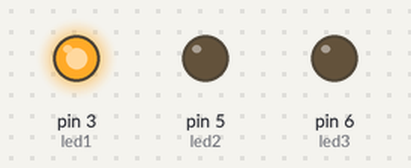
Bench run of a sketch on a simulated Arduino Uno, built with avr-gcc and run on an emulated ATmega328P. Shown: output pins drawn as LEDs (lit = HIGH).

Above: at 0.5 s.
At 1.5 s:
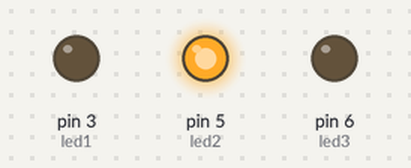
At 2.5 s:
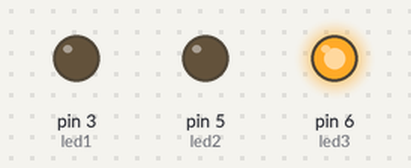
At 3.5 s:
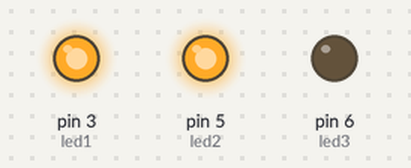
At 4.5 s:
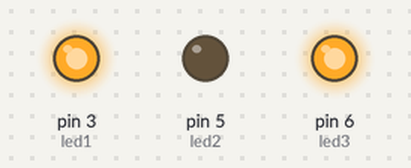
At 5.5 s:
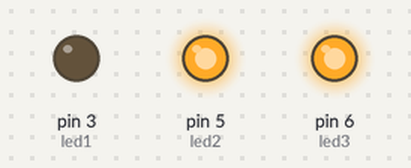
Timing chart, 0 to 7.8 s (numbered marks = the images above):
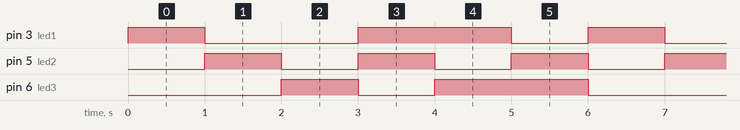

The sketch:

rgbLED3.ino
```cpp
int led1 = 3;
int led2 = 5;
int led3 = 6;

void setup() {
  // put your setup code here, to run once:
  pinMode(led1,OUTPUT);
  pinMode(led2,OUTPUT);
  pinMode(led3,OUTPUT);
}

void makeOFF()
{
  digitalWrite(led1,LOW);
  digitalWrite(led2,LOW);
  digitalWrite(led3,LOW);
}

void loop() {
  // put your main code here, to run repeatedly:
  digitalWrite(led1,HIGH);
  delay(1000);
  makeOFF();

  digitalWrite(led2,HIGH);
  delay(1000);
  makeOFF();

  digitalWrite(led3,HIGH);
  delay(1000);
  makeOFF();

  digitalWrite(led1,HIGH);
  digitalWrite(led2,HIGH);
  delay(1000);
  makeOFF();


  digitalWrite(led1,HIGH);
  digitalWrite(led3,HIGH);
  delay(1000);
  makeOFF();

  digitalWrite(led2,HIGH);
  digitalWrite(led3,HIGH);
  delay(1000);
  makeOFF();


}
```

Measured:
- by itself, pin 3 (led1): repeats every 6.0 s: LOW 2.0 s, HIGH 2.0 s, LOW 1.0 s, HIGH 1.0 s
- by itself, pin 5 (led2): alternates HIGH for 1.0 s and LOW for 1.0 s
- by itself, pin 6 (led3): repeats every 6.0 s: LOW 1.0 s, HIGH 2.0 s, LOW 2.0 s, HIGH 1.0 s
